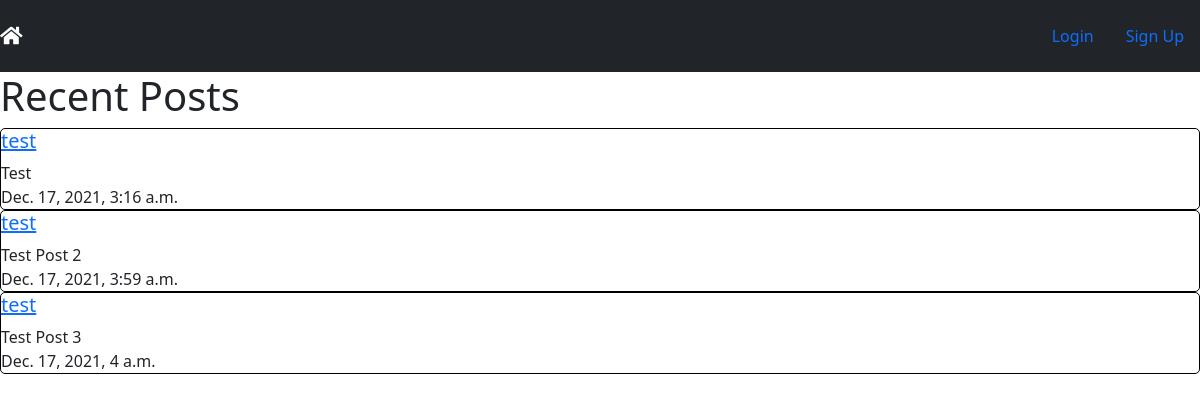
Before: / with the older database file.
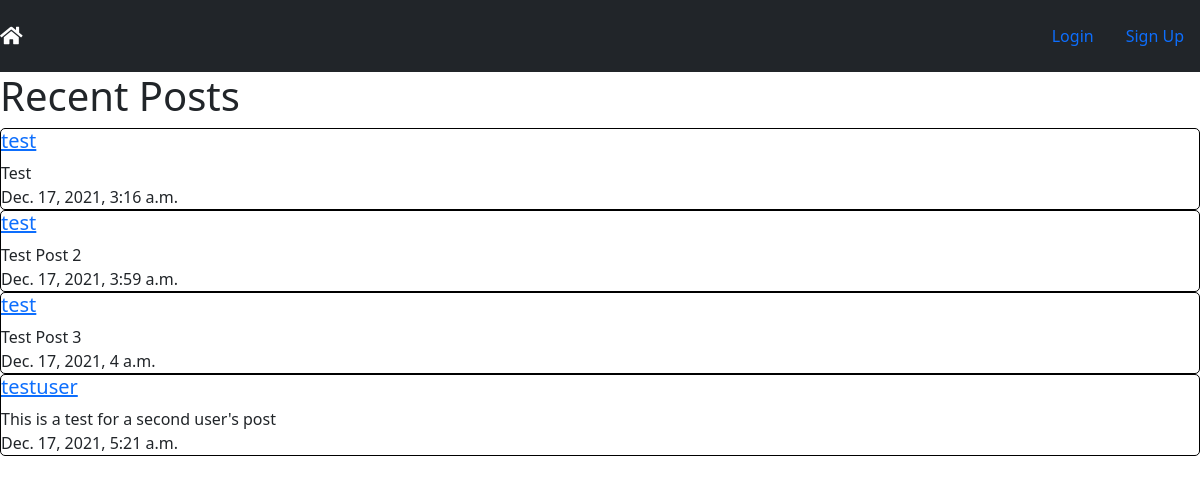
After: the same page with the newer database file.
### user/models.py (models this page shows, shortened)
class Post(models.Model):
    body = models.TextField(max_length=500, blank=False)
    created_at = models.DateTimeField(auto_now_add=True)
    author = models.ForeignKey(User, on_delete=models.CASCADE)

class User(AbstractUser):
    def __str__(self):
        return self.username
    username = models.CharField(max_length=16, unique=True, primary_key=True)
    first_name = models.CharField(max_length=50)
    last_name = models.CharField(max_length=50)
    password = models.CharField(max_length=32)
    email = models.EmailField(max_length=100, default='')

### home/views.py (the view)
# urls.py: path('', views.index, name='index'),
def index(request):
    posts = Post.objects.all()
    paginator = Paginator(posts, 10)
    page = request.GET.get('page')
    posts = paginator.get_page(page)
    context = {'posts': posts}
    return render(request, 'home/index.html', context)

### home/templates/home/index.html (shortened to what this page needs)
{% extends 'home/base.html' %}
    {% block body%}
        <h1>Recent Posts</h1>
        <div class="postList">
            {% for post in posts%}
                <div class="post">
                    <div class="author">
                        <a href="{%  url 'user:profile' post.author %}"><h5>{{post.author}}</h5></a>
                    </div>
                    <div class="body">
                        {{post.body}}
                    </div>
                    <div class="createdAt">
                        {{post.created_at}}
                    </div>
                </div>
            {% endfor %}
        </div>
    {% endblock %}

### home/templates/home/base.html (shortened to what this page needs)
{% load static %}
<!doctype html>
<html lang="en">
<head>
    <link rel="stylesheet" href="{% static 'home/style.css' %}">
    <link href="https://cdn.jsdelivr.net/npm/bootstrap@5.1.3/dist/css/bootstrap.min.css" rel="stylesheet">
    <link rel="stylesheet" href="https://use.fontawesome.com/releases/v5.15.4/css/all.css">
</head>
<body>
    <nav class="navbar navbar-dark bg-dark">
            {% if user.is_authenticated %}
                <a href="{%  url 'home:index' %}" class="navbar-brand menuDropDown"><i class="fas fa-bars"></i></i></a>
                <div class="apiList">
                    <a href="{%  url 'spotify:index' %}" class="nav-item nav-link log">Spotify</a>
                </div>
                <div class="navbar">
                    <a href="{% url 'user:createPost' user.username %}" class="nav-item nav-link log">+</a>
                    <a href="{%  url 'user:profile' user.username %}" class="nav-item nav-link log">{{user.username}}</a>
                    <a href="{%  url 'Logout' %}" class="nav-item nav-link log">Logout</a>
                </div>
            {% else %}
                <a href="{%  url 'home:index' %}" class="navbar-brand"><i class="fas fa-home"></i></i></a>
                <div class="navbar">
                    <a href="{%  url 'Login' %}" class="nav-item nav-link log">Login</a>
                    <a href="{%  url 'user:register' %}" class="nav-item nav-link log">Sign Up</a>
                </div>
            {% endif %}
    </nav>
    {% block body %}
    {% endblock %}
</body>
</html>

### home/static/home/style.css (style rules this page uses)
.post { border: 1px solid black !important; border-radius: 5px; }

Changed rows visible on the page:
added Post: author "testuser", body "This is a test for a second user's post", created_at "Dec. 17, 2021, 5:21 a.m."
